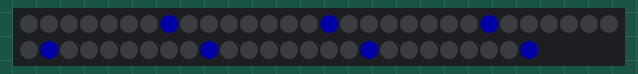
The sketch below on a simulated Arduino Uno, built with avr-gcc and run on an emulated ATmega328P. On the bench: 56 RGB LEDs in strip order, left to right, continuing on the next row. Dim RGB values are drawn brighter than linear.

Above: at 1.29 s.
At 6.1 s:
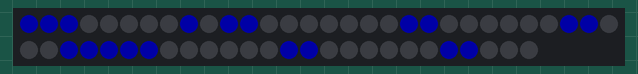
At 10.92 s:
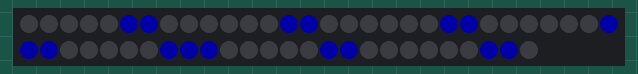
At 20.54 s:
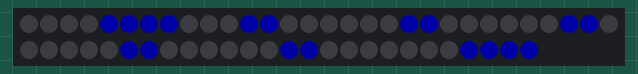
At 30.17 s:
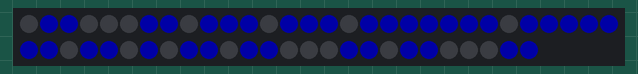
At 39.8 s:
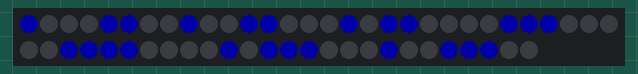

The sketch:

fastled_scrollingletters.ino
```cpp
#include <FastLED.h>

//https://cod3v.info/index.php?title=Arduino_Led_Matrix_8x7_WS2811

unsigned char A[8] = {0b00111000,0b01101100,0b11000110,0b11000110,0b11111110,0b11000110,0b11000110,'\0'};
unsigned char B[8] = {0b11111100,0b11000110,0b11000110,0b11111100,0b11000110,0b11000110,0b11111100,'\0'};
unsigned char C[8] = {0b00111100,0b01100110,0b11000000,0b11000000,0b11000000,0b01100110,0b00111100,'\0'};
unsigned char D[8] = {0b11111000,0b11001100,0b11000110,0b11000110,0b11000110,0b11001100,0b11111000,'\0'};
unsigned char E[8] = {0b11111110,0b11000000,0b11000000,0b11111100,0b11000000,0b11000000,0b11111110,'\0'};
unsigned char F[8] = {0b11111110,0b11000000,0b11000000,0b11111100,0b11000000,0b11000000,0b11000000,'\0'};
unsigned char G[8] = {0b00111110,0b01100000,0b11000000,0b11001110,0b11000110,0b01100110,0b00111110,'\0'};
unsigned char H[8] = {0b11000110,0b11000110,0b11000110,0b11111110,0b11000110,0b11000110,0b11000110,'\0'};
unsigned char I[8] = {0b00111100,0b00011000,0b00011000,0b00011000,0b00011000,0b00011000,0b00111100,'\0'};
unsigned char J[8] = {0b00000110,0b00000110,0b00000110,0b00000110,0b00000110,0b11000110,0b01111100,'\0'};
unsigned char K[8] = {0b11000110,0b11001100,0b11011000,0b11110000,0b11111000,0b11011100,0b11001110,'\0'};
unsigned char L[8] = {0b01100000,0b01100000,0b01100000,0b01100000,0b01100000,0b01100000,0b01111110,'\0'};
unsigned char M[8] = {0b11000110,0b11101110,0b11111110,0b11111110,0b11010110,0b11000110,0b11000110,'\0'};
unsigned char N[8] = {0b11000110,0b11100110,0b11110110,0b11111110,0b11011110,0b11001110,0b11000110,'\0'};
unsigned char O[8] = {0b01111100,0b11000110,0b11000110,0b11000110,0b11000110,0b11000110,0b01111100,'\0'};
unsigned char P[8] = {0b11111100,0b11000110,0b11000110,0b11000110,0b11111100,0b11000000,0b11000000,'\0'};
unsigned char Q[8] = {0b01111100,0b11000110,0b11000110,0b11000110,0b11011110,0b11001100,0b01111010,'\0'};
unsigned char R[8] = {0b11111100,0b11000110,0b11000110,0b11001110,0b11111000,0b11011100,0b11001110,'\0'};
unsigned char S[8] = {0b01111000,0b11001100,0b11000000,0b01111100,0b00000110,0b11000110,0b01111100,'\0'};
unsigned char T[8] = {0b01111110,0b00011000,0b00011000,0b00011000,0b00011000,0b00011000,0b00011000,'\0'};
unsigned char U[8] = {0b11000110,0b11000110,0b11000110,0b11000110,0b11000110,0b11000110,0b01111100,'\0'};
unsigned char V[8] = {0b11000110,0b11000110,0b11000110,0b11101110,0b01111100,0b00111000,0b00010000,'\0'};
unsigned char W[8] = {0b11000110,0b11000110,0b11010110,0b11111110,0b11111110,0b11101110,0b11000110,'\0'};
unsigned char X[8] = {0b11000110,0b11101110,0b01111100,0b00111000,0b01111100,0b11101110,0b11000110,'\0'};
unsigned char Y[8] = {0b01100110,0b01100110,0b01100110,0b00111100,0b00011000,0b00011000,0b00011000,'\0'};
unsigned char Z[8] = {0b11111110,0b00001110,0b00011100,0b00111000,0b01110000,0b11100000,0b11111110,'\0'};


#define NUM_LEDS 7*8
#define DATA_PIN 13
#define DELAY 190

CRGB leds[NUM_LEDS];
uint8_t max_bright = 40;

bool is_bit_set(unsigned value, unsigned bitindex){
//https://stackoverflow.com/questions/127027/how-can-i-check-my-byte-flag-verifying-that-a-specific-bit-is-at-1-or-0#127062
    return (value & (1 << bitindex)) != 0;
}


void setup(){
   delay(1000);                          // Power-up safety delay.
   FastLED.addLeds<NEOPIXEL, DATA_PIN>(leds, NUM_LEDS);
   FastLED.setBrightness( max_bright );
}

void loop() {

    FastLED.clear();
    scrollMatrix(M, DELAY);
    scrollMatrix(A, DELAY);
    scrollMatrix(R, DELAY);
    scrollMatrix(K, DELAY);
    scrollMatrix(K, DELAY);
    scrollMatrix(U, DELAY);
    scrollMatrix(O, DELAY);
    scrollMatrix(P, DELAY);
    scrollMatrix(E, DELAY);
}


bool  drawMatrix(byte letter[], int dilation){
  FastLED.clear();
  FastLED.setBrightness( max_bright );
  for (int i = 0; i < 7; i++){
    for (unsigned int j = 0; j < 8; j++){
        if (is_bit_set(letter[i], 7-j)){
          //Need to reverse the bit
            leds[i*8+j] = CRGB::Blue;
        }
    }
  }
  FastLED.show();
  FastLED.delay( dilation );
  return true;
}

bool  scrollMatrix(byte letter[], int dilation){
  byte scrolledLetter[7];

  for (int shift=8; shift > 0; shift--){
    //Copy and shift the matrix
    for (int i = 0; i < 7; i++){
      scrolledLetter[i] = letter[i]>>shift;
    }
    drawMatrix( scrolledLetter, dilation);
  }

  for (int shift=0; shift < 8; shift++){
    //Copy and shift the matrix
    for (int i = 0; i < 7; i++){
      scrolledLetter[i] = letter[i]<<shift;
    }
    drawMatrix( scrolledLetter, dilation);
  }
  return true;
}
```
